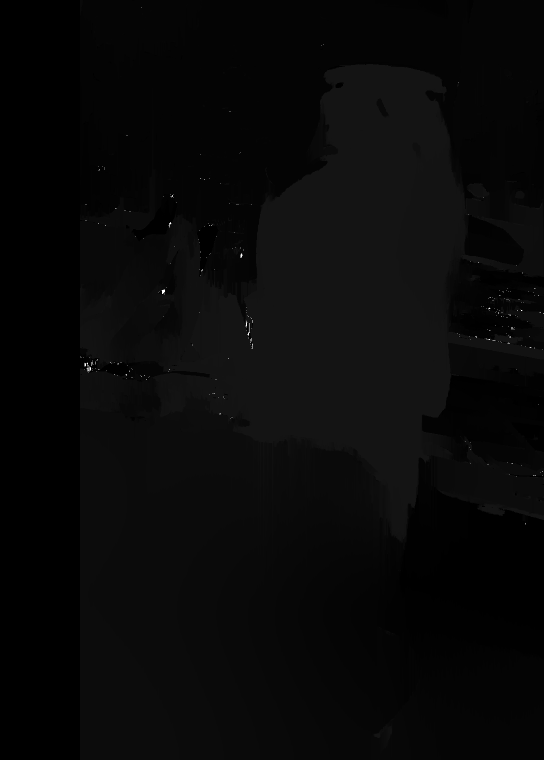
#> input picture disparity.png, 1087 x 1520 px (shown at 1/2 size)
$ python -i new_depth.py   (imports and definitions only)   (older library calls are emulated)
#> lines starting #> are read from the running program, lines starting #| are printed output that depends on the picture
#> further down, picture is the input picture: shape (1520, 1087, 3); min 0, max 255, mean 8.3
import io
import cv2
import webbrowser
from PIL import Image
import numpy as np
from base64 import b64encode
import base64
import eel
import os
from imutils import resize
from datetime import date
# [1 line not run here, left out]
from imutils.video import WebcamVideoStream,VideoStream

# [1 line not run here, left out]
save=0#for saving of frame after stopping the video stream
streaming = False#will be the flag for showing frame or not,basically it will act as toggle
cap=VideoStream(src=0,resolution=(320, 240),
		framerate=32).start()#resolution is not working for the camera

# [1 line not run here, left out]
frame=0#normal global frame,is not required tbh


#-------for eel -----
host = "localhost"
port = 8000
html = "index.html"
url = "http://{}:{}/{}".format(host, port, html)
#------------------


border=1

window_size = 15  # wsize default 3; 5; 7 for SGBM reduced size image; 15 for SGBM full size image (1300px and above); 5 Works nicely

left_matcher = cv2.StereoSGBM_create(
        minDisparity=32,
        numDisparities=144,  # max_disp has to be dividable by 16 f. E. HH 192, 256
        blockSize=5,
        P1=16 * 3 * window_size ** 2,
        # wsize default 3; 5; 7 for SGBM reduced size image; 15 for SGBM full size image (1300px and above); 5 Works nicely
        P2=32 * 3 * window_size ** 2,
        disp12MaxDiff=1,
        uniquenessRatio=15,
        speckleWindowSize=0,
        speckleRange=2,
        preFilterCap=63,
        mode=cv2.STEREO_SGBM_MODE_SGBM_3WAY
    )
right_matcher = cv2.ximgproc.createRightMatcher(left_matcher)

# FILTER Parameters
lmbda = 70000
sigma = 1.2
visual_multiplier = 1.0

wls_filter = cv2.ximgproc.createDisparityWLSFilter(matcher_left=left_matcher)
# [4 lines not run here, left out]
#cap = cv2.VideoCapture(0)
# [8 lines left out: function toggle_stream, not called in this run]
def depth_calc(frame):
    frame=cv2.resize(frame, (750,400))
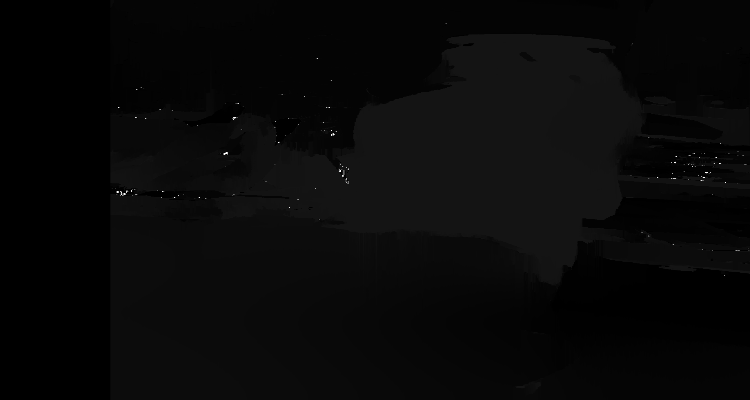
#> frame: shape (400, 750, 3); min 0, max 255, mean 8.3
    height,width,_ = frame.shape
#> height = 400; width = 750

    half_width = int(width / 2)
#> half_width = 375
    left = frame[0:height,0:half_width]
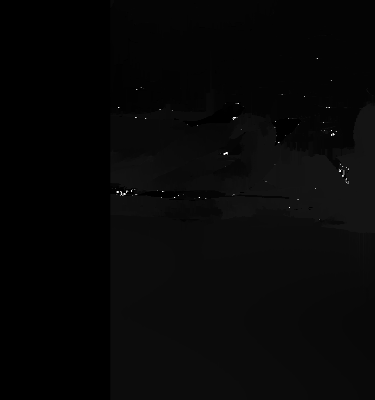
#> left: shape (400, 375, 3); min 0, max 255, mean 6.9
    right = frame[0:height,half_width:width]


    imgL = cv2.cvtColor(left, cv2.COLOR_BGR2GRAY)
    imgR = cv2.cvtColor(right, cv2.COLOR_BGR2GRAY)
    displ = left_matcher.compute(imgL, imgR)  # .astype(np.float32)/16
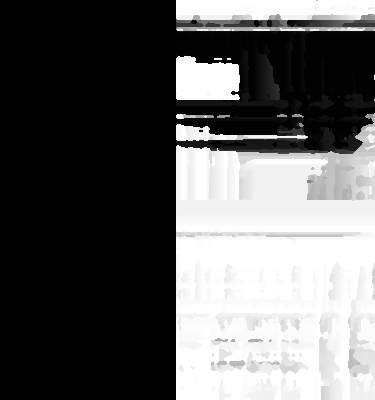
#> displ: shape (400, 375) int16; min 496, max 2800, mean 1363.6; drawn with min black and max white
    dispr = right_matcher.compute(imgR, imgL)  # .astype(np.float32)/16
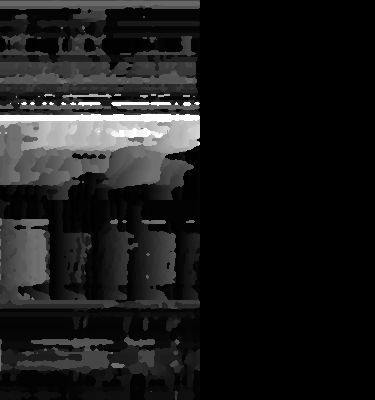
#> dispr: shape (400, 375) int16; min -2816, max -512, mean -2570.4; drawn with min black and max white
    displ = np.int16(displ)
    dispr = np.int16(dispr)
    filteredImg = wls_filter.filter(displ, imgL, None, dispr)  # important to put "imgL" here!!!
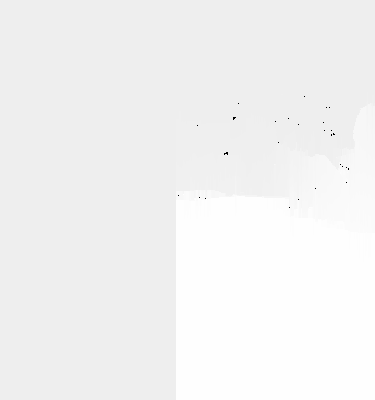
#> filteredImg: shape (400, 375) int16; min -32768, max 2800, mean 1139.8; drawn with min black and max white
    filteredImg = cv2.normalize(src=filteredImg, dst=filteredImg,
                                beta=0, alpha=255, norm_type=cv2.NORM_MINMAX);
    equ = np.uint8(filteredImg)
    #disp = cv2.normalize(stereo.compute(left,right),disparity, alpha=0, beta=255,norm_type=cv2.NORM_MINMAX, dtype=cv2.CV_8U)
    equ = cv2.equalizeHist(equ)
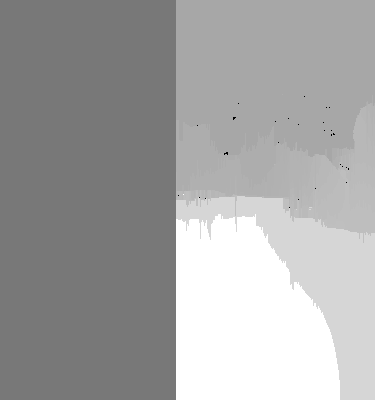
#> equ: shape (400, 375); min 0, max 255, mean 164.5
    height,width = equ.shape
#> width = 375
    equ=equ[0:height,int(width/2):width]
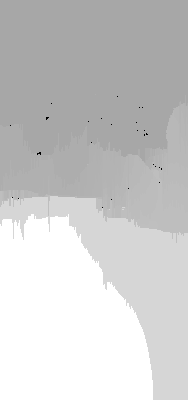
#> equ: shape (400, 188); min 0, max 255, mean 203.5
    #equ=equ[0:height,width/2:width]

    return equ
from datetime import datetime

# datetime object containing current date and time
import os
# [1 line not run here, left out]
# [40 lines left out: functions save_image, loop, imshow_d, imshow, not called in this run]
# [2 lines not run here, left out]
#webbrowser.get('firefox').open_new_tab(url)

>>> import cv2
>>> picture = cv2.imread('disparity.png')
>>> result = depth_calc(picture)
